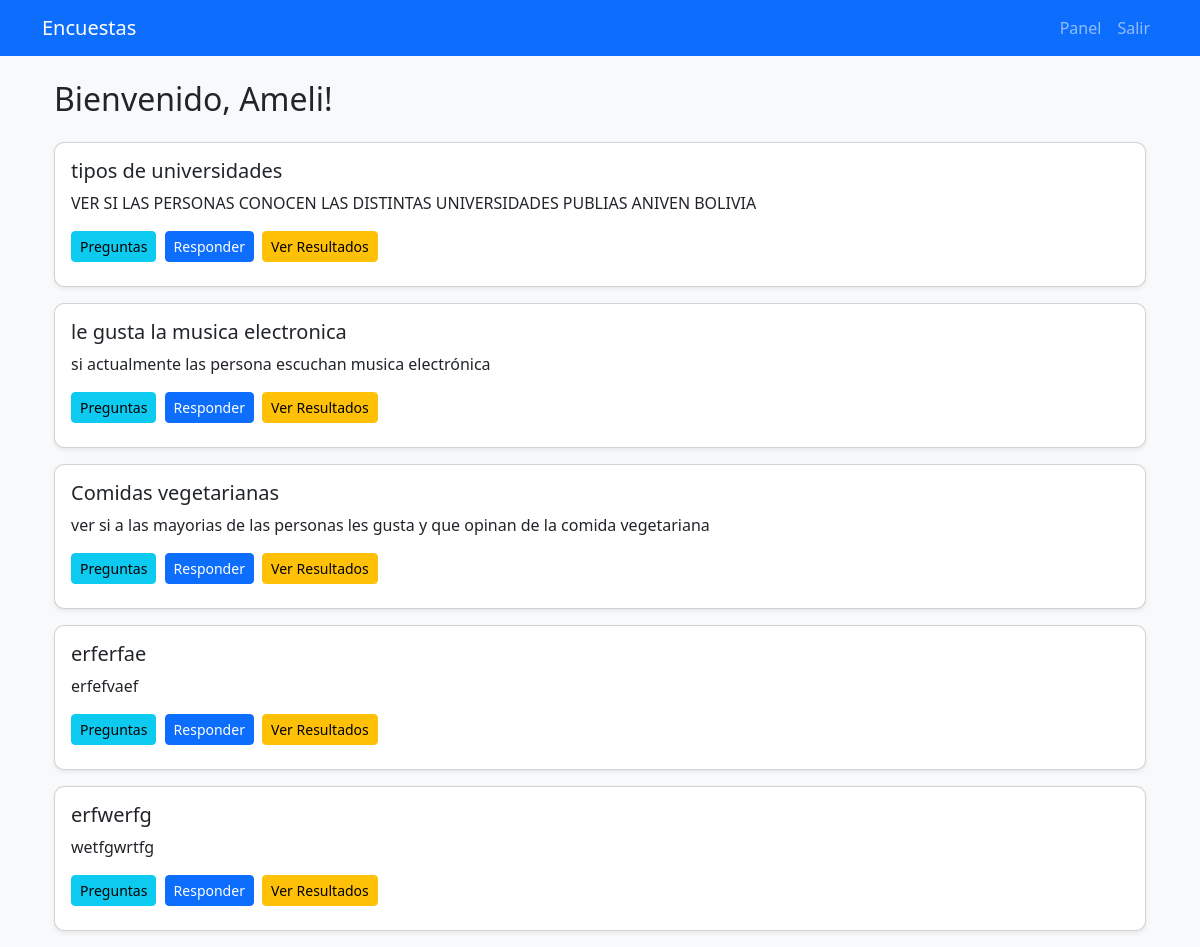
The app's page / (signed in) with its own data.
### tables this page shows
CREATE TABLE usuarios (
    id INTEGER PRIMARY KEY AUTOINCREMENT,
    nombre TEXT,
    correo TEXT UNIQUE,
    password_hash TEXT,
    rol TEXT
);

CREATE TABLE encuestas (
    id INTEGER PRIMARY KEY AUTOINCREMENT,
    titulo TEXT,
    descripcion TEXT,
    fecha_creacion TEXT
);

### app.py (the view)
@app.route("/")
@login_required
def panel():
    conn = get_connection()
    cur = conn.cursor()
    cur.execute("SELECT * FROM encuestas")
    encuestas = cur.fetchall()
    conn.close()
    return render_template("index.html", encuestas=encuestas, usuario=current_user)

### app.py (called while the page is built)
@login_manager.user_loader
def load_user(user_id):
    conn = get_connection()
    cur = conn.cursor()
    cur.execute("SELECT * FROM usuarios WHERE id = ?", (user_id,))
    user = cur.fetchone()
    conn.close()
    if user:
        return User(user[0], user[1], user[2], user[4])
    return None

### conexion.py (called while the page is built)
def get_connection():
    conn = sqlite3.connect(DB_PATH)
    conn.row_factory = None
    return conn

### templates/index.html (shortened to what this page needs)
{% extends "base.html" %}
{% block content %}
<div class="container mt-4">
    <h2 class="mb-4">Bienvenido, {{ usuario.nombre }}!</h2>
    {% for e in encuestas %}
    <div class="card mb-3 shadow-sm">
        <div class="card-body">
            <h5 class="card-title">{{ e[1] }}</h5>
            <p class="card-text">{{ e[2] }}</p>
            <div class="mb-2">
                <a href="{{ url_for('preguntas', id_encuesta=e[0]) }}" class="btn btn-info btn-sm me-1">Preguntas</a>
                <a href="{{ url_for('responder', id_encuesta=e[0]) }}" class="btn btn-primary btn-sm me-1">Responder</a>
                <a href="{{ url_for('resultados', id_encuesta=e[0]) }}" class="btn btn-warning btn-sm me-1">Ver Resultados</a>
            </div>
        </div>
    </div>
    {% else %}
    <p class="text-center">No hay encuestas disponibles.</p>
    {% endfor %}
</div>
{% endblock %}

### static/css/estilos.css (style rules this page uses)
body { font-family: system-ui, -apple-system, 'Segoe UI', Roboto, Arial; }
.card { border-radius: 10px; }

### records on screen
usuarios: nombre "Ameli"
encuestas: titulo "tipos de universidades", descripcion "VER SI LAS PERSONAS CONOCEN LAS DISTINTAS UNIVERSIDADES PUBLIAS ANIVEN BOLIVIA"
encuestas: titulo "le gusta la musica electronica", descripcion "si actualmente las persona escuchan musica electrónica"
encuestas: titulo "Comidas vegetarianas", descripcion "ver si a las mayorias de las personas les gusta y que opinan de la comida vegetariana"
encuestas: titulo "erferfae", descripcion "erfefvaef"
encuestas: titulo "erfwerfg", descripcion "wetfgwrtfg"
